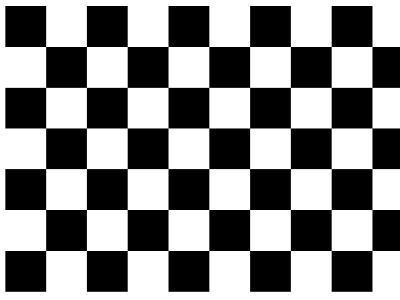
#> input picture src/sliding_drive/src/chess.png, 400 x 300 px
$ python affine.py   (Python 2 division)
#> lines starting #> are read from the running program, lines starting #| are printed output that depends on the picture
import cv2
import numpy as np
from matplotlib import pyplot as plt

img = cv2.imread('chess.png')
#> img is the input picture: shape (300, 400, 3); min 0, max 255, mean 134.6

rows,cols = img.shape[0:2]
#> rows = 300; cols = 400


pts1 = np.float32([[50,50],[200,50],[50,200]])

pts2 = np.float32([[10,100],[200,50],[100,250]])

M = cv2.getAffineTransform(pts1,pts2)
print M

dst = cv2.warpAffine(img,M,(cols,rows))
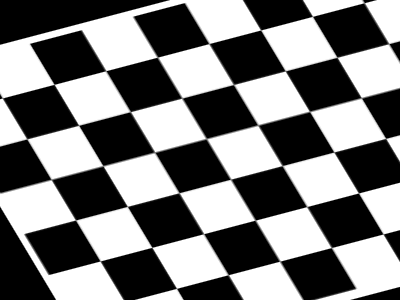
#> dst: shape (300, 400, 3); min 0, max 255, mean 124.4

plt.subplot(121),plt.imshow(img),plt.title('Input')
plt.subplot(122),plt.imshow(dst),plt.title('Output')
plt.show()
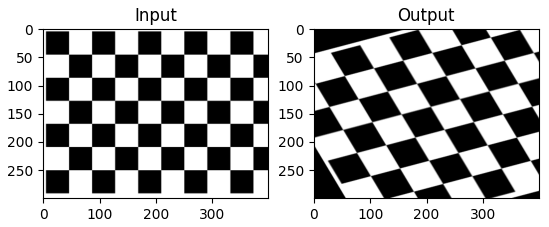
#> figure drawn by matplotlib, 2 panels
